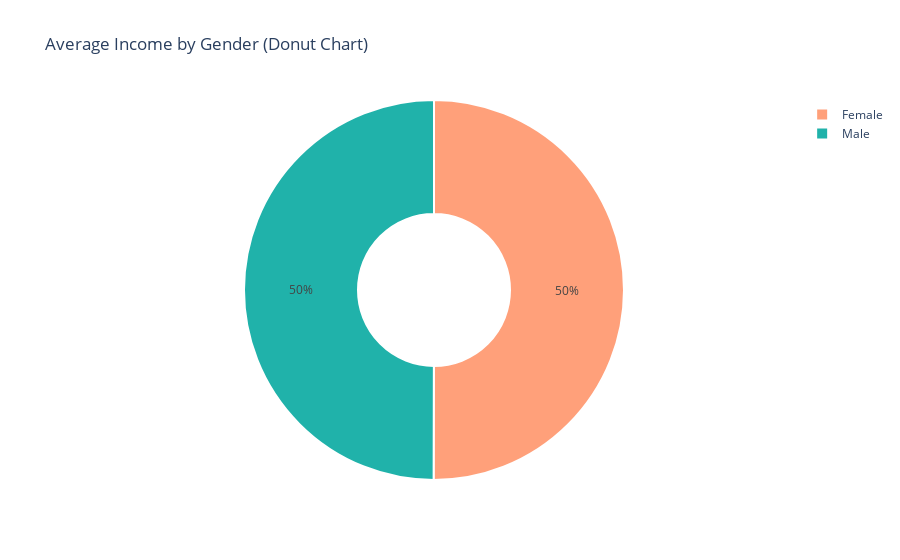

The notebook cell saved with this chart:
### Code cell
fig = go.Figure(data=[go.Pie(labels=ass.gender, values=ass.avg_income, hole=0.4)])

fig.update_traces(marker=dict(colors=['#FFA07A', '#20B2AA'], line=dict(color='#FFFFFF', width=2)))
fig.update_layout(title='Average Income by Gender (Donut Chart)')

fig.show()

### Figure 1 — Plotly figure (JSON) as saved in the notebook; plotly's stock layout.template omitted (floating-point values rounded to 4 significant figures)
{"data": [{"hole": 0.4, "labels": ["Female", "Male"], "marker": {"colors": ["#FFA07A", "#20B2AA"], "line": {"color": "#FFFFFF", "width": 2}}, "type": "pie", "values": [51700.0, 51630.0]}], "layout": {"title": {"text": "Average Income by Gender (Donut Chart)"}}}
